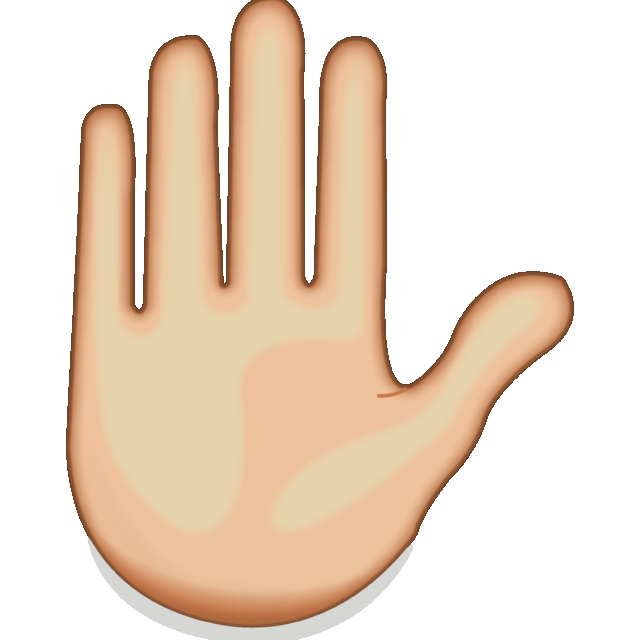
#> input picture hand_gesture_detector/Raised_Hand_Emoji.png, 640 x 640 px
$ python 'Contour Fitting.py'
#> lines starting #> are read from the running program, lines starting #| are printed output that depends on the picture; after the words box and inside, x2 and y2 are one past the last pixel; in counts of white or black regions, pixels touching at a corner belong together
import numpy as np
import cv2 as cv

cap = cv.VideoCapture(0)
hand_contours = []
for i in ("Raised_Hand_Emoji.png",):
    hand_template = cv.imread(i)
#> hand_template is the input picture: shape (640, 640, 3); mean B, G, R 202.9, 220.9, 238.6
    hand_mask = cv.inRange(hand_template, np.array([0, 0, 0]), np.array([244, 244, 244]))
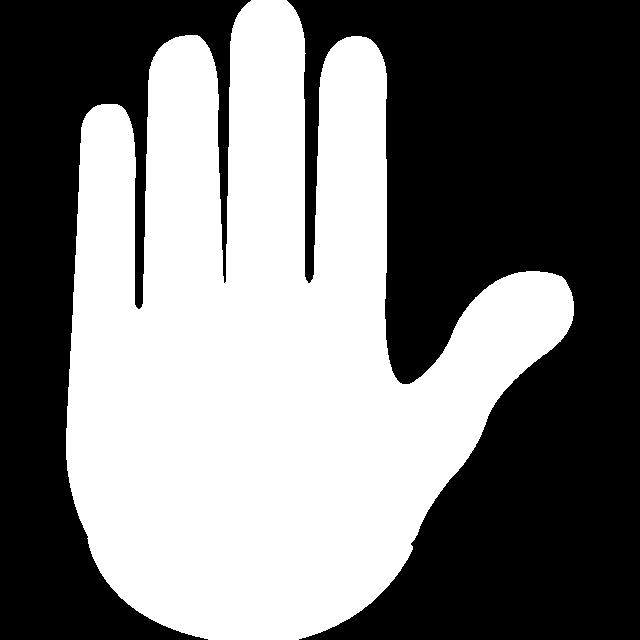
#> hand_mask: shape (640, 640); 47.4% white; 1 white region
    hand_contour = cv.findContours(hand_mask, cv.RETR_EXTERNAL, cv.CHAIN_APPROX_SIMPLE)[1]
#> hand_contour = 1 contour; box (x1, y1, x2, y2) and area: (66, 0, 574, 640) 192620
    hand_contour = sorted(hand_contour, key=cv.contourArea, reverse=True)[0]
#> hand_contour = contour of 815 points, box (x1, y1, x2, y2) (66, 0, 574, 640), area 192620
    if i == "Raised_Hand_Emoji.png":
        hand_contour = hand_contour / 3
#> hand_contour = 815 rows, first 8: [83.67, 0], [83, 0.667], [82.67, 0.667], [80.33, 3], [80.33, 3.33], [79.33, 4.33], [79.33, 4.67], [79, 5]
    hand_contours.append(hand_contour)

while(True):
    ret, frame = cap.read()
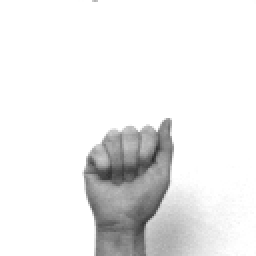
#> input picture hand_gesture_detector/1.pgm, 128 x 128 px, given in place of the camera (shown 2 times larger)
#> frame is the input picture: shape (128, 128, 3); min 44, max 255, mean 235.9

    hsv = cv.cvtColor(frame, cv.COLOR_BGR2HSV)
#> hsv: shape (128, 128, 3); mean H, S, V 0, 0, 235.9
    ##print(hsv[len(hsv)/2, len(hsv[0])/2])
    mask1 = cv.inRange(hsv, np.array([130, 10, 0]), np.array([180, 255, 255]))
#> mask1: shape (128, 128); every value is 0
    mask2 = cv.inRange(hsv, np.array([0, 10, 0]), np.array([20, 255, 255]))
    mask = mask1 + mask2
    mask = cv.blur(mask, (10, 10))
    mask = cv.threshold(mask, 200, 255, cv.THRESH_BINARY)[1]
    hsv = cv.bitwise_and(frame, frame, mask=mask)
#> hsv: shape (128, 128, 3); every value is 0

    contours = cv.findContours(mask, cv.RETR_EXTERNAL, cv.CHAIN_APPROX_SIMPLE)[1]
#> contours = []
    contours = sorted(contours, key=cv.contourArea, reverse=True)
    for hand_contour in hand_contours:
        diffs = np.array([])
        offsets = np.array([])
        for i in range(min(3, len(contours))):
            x_offset, y_offset = 0, 0
            for _ in range(3):
                contour = contours[i]
                x_diff, y_diff = 0, 0
                for point in contour:
                    point = point[0]
                    diff = (hand_contour[:,0,0] - point[0] + x_offset)
                    x_diff += diff[np.abs(diff).argmin()]
                    diff = (hand_contour[:,0,1] - point[1] + y_offset)
                    y_diff += diff[np.abs(diff).argmin()]
                x_diff = x_diff / len(contour)
                y_diff = y_diff / len(contour)
                x_offset -= x_diff
                y_offset -= y_diff
            diff = 0
            for point in contour:
                point = point[0]
                diff += np.sqrt(np.square(np.abs(hand_contour[:,0,0] - point[0] + x_offset).min()) +
                                np.square(np.abs(hand_contour[:,0,1] - point[1] + y_offset).min()))

            diff = diff / len(contour)
            diffs = np.append(diffs, diff)
            offsets = np.append(offsets, [x_offset, y_offset])

#> (the run stopped early here; a loop or call above may not have finished)
